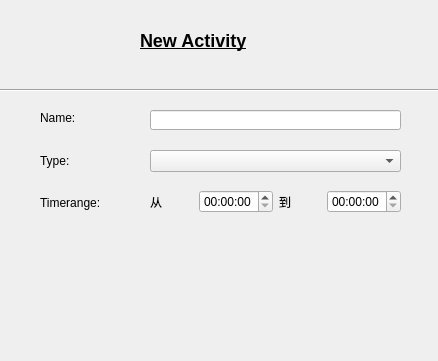
<?xml version="1.0" encoding="UTF-8"?>
<ui version="4.0">
 <class>AddActivity</class>
 <widget class="QDialog" name="AddActivity">
  <property name="geometry">
   <rect>
    <x>0</x>
    <y>0</y>
    <width>438</width>
    <height>361</height>
   </rect>
  </property>
  <property name="windowTitle">
   <string>Dialog</string>
  </property>
  <widget class="QLabel" name="label">
   <property name="geometry">
    <rect>
     <x>140</x>
     <y>20</y>
     <width>171</width>
     <height>41</height>
    </rect>
   </property>
   <property name="text">
    <string>&lt;html&gt;&lt;head/&gt;&lt;body&gt;&lt;p&gt;&lt;span style=&quot; font-size:x-large; font-weight:600; text-decoration: underline;&quot;&gt;New Activity&lt;/span&gt;&lt;/p&gt;&lt;/body&gt;&lt;/html&gt;</string>
   </property>
  </widget>
  <widget class="QLineEdit" name="lineEdit">
   <property name="geometry">
    <rect>
     <x>150</x>
     <y>110</y>
     <width>251</width>
     <height>20</height>
    </rect>
   </property>
  </widget>
  <widget class="QComboBox" name="comboBox">
   <property name="geometry">
    <rect>
     <x>150</x>
     <y>150</y>
     <width>251</width>
     <height>22</height>
    </rect>
   </property>
   <item>
    <property name="text">
     <string/>
    </property>
   </item>
   <item>
    <property name="text">
     <string>学术的</string>
    </property>
   </item>
   <item>
    <property name="text">
     <string>自我发展</string>
    </property>
   </item>
   <item>
    <property name="text">
     <string>健康的</string>
    </property>
   </item>
   <item>
    <property name="text">
     <string>社会的</string>
    </property>
   </item>
  </widget>
  <widget class="Line" name="line">
   <property name="geometry">
    <rect>
     <x>-60</x>
     <y>80</y>
     <width>511</width>
     <height>20</height>
    </rect>
   </property>
   <property name="sizePolicy">
    <sizepolicy hsizetype="MinimumExpanding" vsizetype="Fixed">
     <horstretch>0</horstretch>
     <verstretch>0</verstretch>
    </sizepolicy>
   </property>
   <property name="minimumSize">
    <size>
     <width>0</width>
     <height>0</height>
    </size>
   </property>
   <property name="orientation">
    <enum>Qt::Horizontal</enum>
   </property>
  </widget>
  <widget class="QLabel" name="label_info">
   <property name="geometry">
    <rect>
     <x>310</x>
     <y>230</y>
     <width>71</width>
     <height>16</height>
    </rect>
   </property>
   <property name="text">
    <string/>
   </property>
  </widget>
  <widget class="QWidget" name="layoutWidget">
   <property name="geometry">
    <rect>
     <x>40</x>
     <y>100</y>
     <width>91</width>
     <height>121</height>
    </rect>
   </property>
   <layout class="QVBoxLayout" name="verticalLayout">
    <item>
     <widget class="QLabel" name="label_2">
      <property name="text">
       <string>Name:</string>
      </property>
     </widget>
    </item>
    <item>
     <widget class="QLabel" name="label_3">
      <property name="text">
       <string>Type:</string>
      </property>
     </widget>
    </item>
    <item>
     <widget class="QLabel" name="label_4">
      <property name="text">
       <string>Timerange:</string>
      </property>
     </widget>
    </item>
   </layout>
  </widget>
  <widget class="QWidget" name="layoutWidget">
   <property name="geometry">
    <rect>
     <x>150</x>
     <y>190</y>
     <width>251</width>
     <height>23</height>
    </rect>
   </property>
   <layout class="QHBoxLayout" name="horizontalLayout">
    <item>
     <widget class="QLabel" name="label_5">
      <property name="text">
       <string>从</string>
      </property>
     </widget>
    </item>
    <item>
     <widget class="QTimeEdit" name="timeStart"/>
    </item>
    <item>
     <widget class="QLabel" name="label_6">
      <property name="text">
       <string>到</string>
      </property>
     </widget>
    </item>
    <item>
     <widget class="QTimeEdit" name="timeFinish"/>
    </item>
   </layout>
  </widget>
 </widget>
 <resources/>
 <connections/>
</ui>
